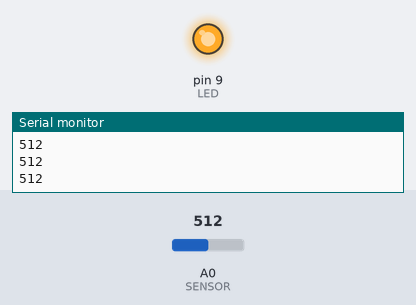
Simulated run of this sketch. Board: Arduino Uno, built with avr-gcc and run on an emulated ATmega328P. On the bench: output pins drawn as LEDs (lit = HIGH), the last lines printed to the serial monitor. Inputs (shaded band) come from the test bench; at power-on: A0 (SENSOR) = 512.

Above: at 1.2 s.
1.3 s: A0 (SENSOR) set to 482
At 1.7 s:
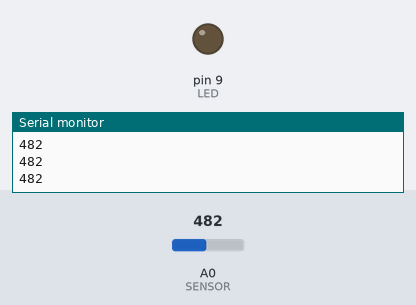
2.8 s: A0 (SENSOR) set to 510
At 4.0 s:
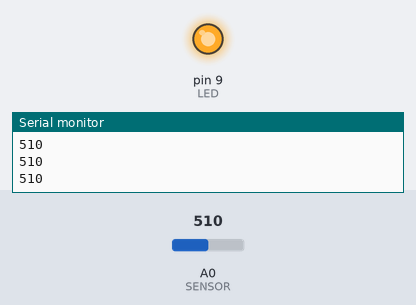
4.3 s: A0 (SENSOR) set to 490
At 5.2 s:
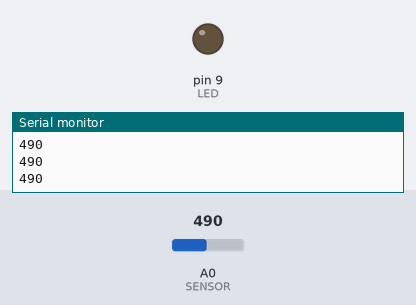
Timing chart, 0 to 7.3 s (numbered marks = the images above; inputs shaded):
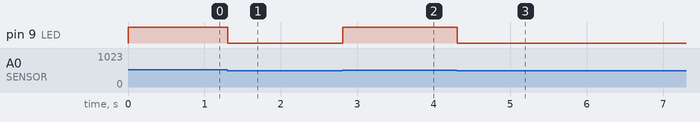

The sketch:

Exercise2-2.ino
```cpp
const int SENSOR = 0;
const int LED = 9;

void setup() {
  Serial.begin(9600);
  pinMode(LED, OUTPUT);
}

void loop() {
  int v;
  v = analogRead(SENSOR);
  Serial.println(v);

  if(v >= 500){
    digitalWrite(LED, HIGH);
  }else{
    digitalWrite(LED, LOW);
  }
}
```

Measured:
- the behaviour switches between 500 and 499 on A0 (SENSOR) (found by bisection; images 0 and 1)
- after the input at 1.3 s, pin 9 (LED): HIGH → LOW at once
- after the input at 2.8 s, pin 9 (LED): LOW → HIGH at once
- after the input at 4.3 s, pin 9 (LED): HIGH → LOW at once
